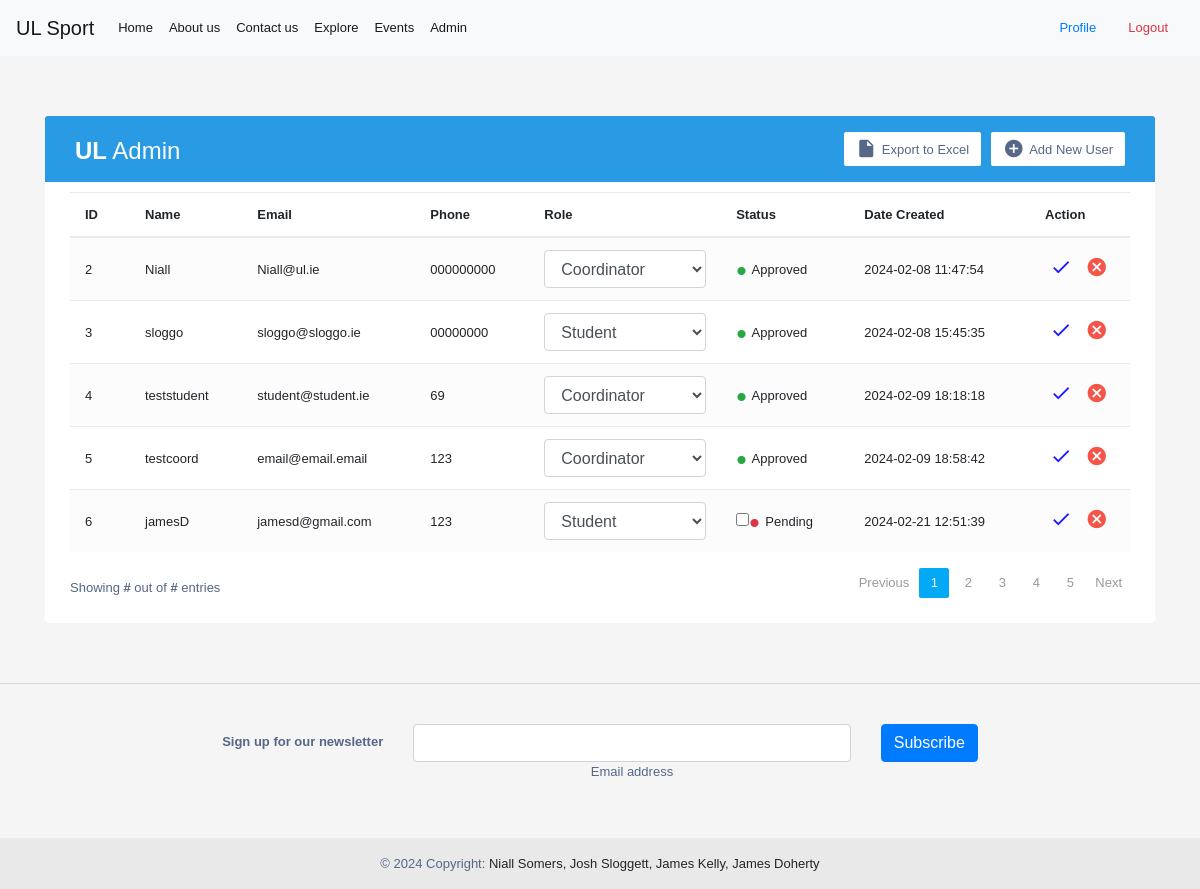
The page /admin (signed in) on the database as committed earlier.
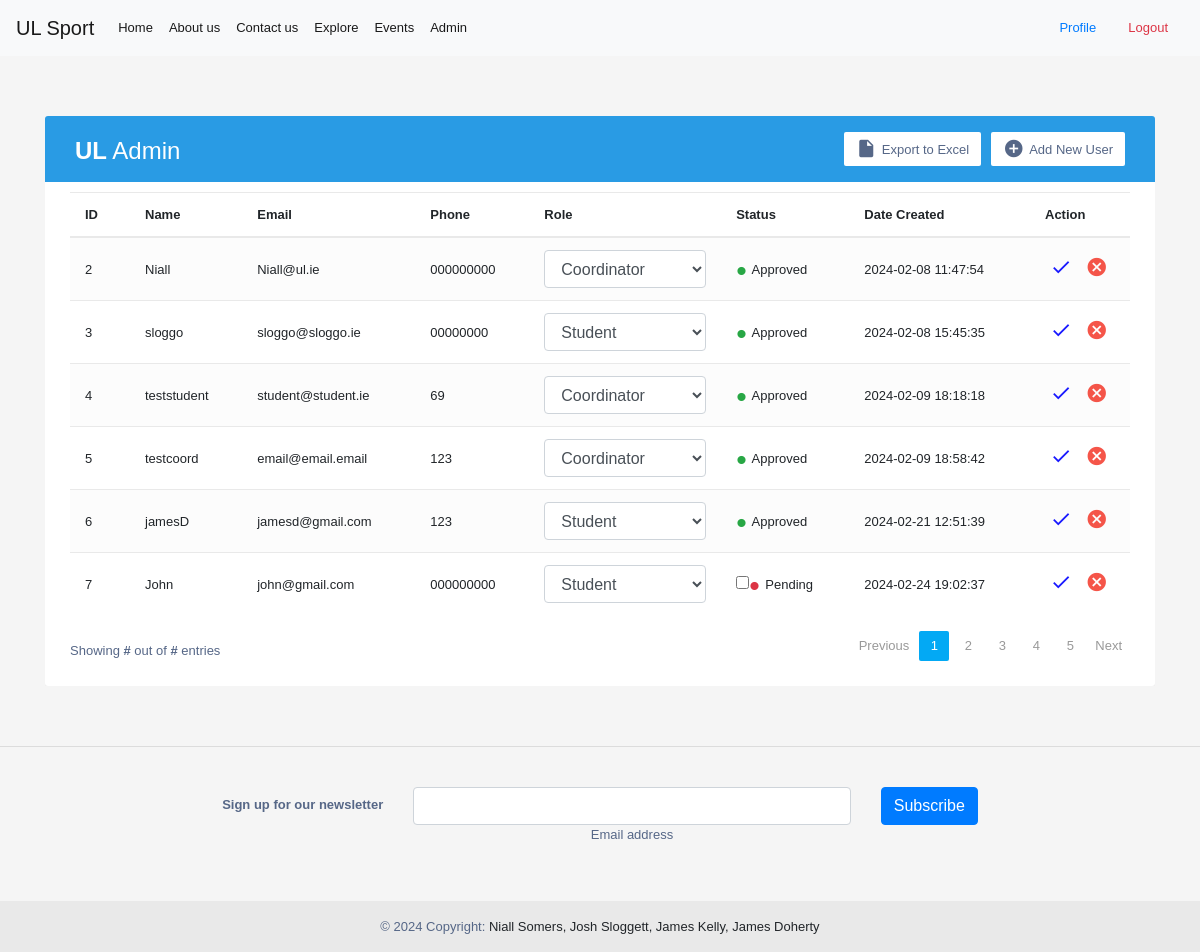
The same page on the database as committed later.
### tables this page shows
CREATE TABLE Users (
    UserID INTEGER PRIMARY KEY AUTOINCREMENT,
    Username TEXT NOT NULL,
    Password TEXT NOT NULL,
    Contact TEXT NOT NULL,
    Email TEXT NOT NULL,
    Role TEXT NOT NULL,
    ApprovalStatus TEXT DEFAULT 'Pending',
    CreatedAt TIMESTAMP DEFAULT CURRENT_TIMESTAMP,
    UpdatedAt TIMESTAMP DEFAULT CURRENT_TIMESTAMP
);

### permissionpages.py (the view)
def admin():
    if current_user is None:
        return render_template('/home.html',)
    else:
        conn = db.connect('db/user_data.db')
        cursor = conn.cursor()
        cursor.execute('SELECT * FROM Users WHERE UserID = ?', (current_user.id,))
        role_data = cursor.fetchone()
        cursor.execute('SELECT userid, username, email, contact, role, CreatedAt,approvalstatus FROM Users WHERE Role != \'Admin\'')
        user_data = cursor.fetchall()
        return render_template('/admin.html', current_user=current_user, role=role_data[5], users_data=user_data)

### app.py (called while the page is built)
@login_manager.user_loader
def load_user(user_id):
    conn = db.connect('db/user_data.db')
    cursor = conn.cursor()
    cursor.execute('SELECT * FROM Users WHERE UserID = ?', (user_id,))
    user_data = cursor.fetchone()
    conn.close()
    if user_data:
        return auth.User(user_data[0], user_data[1])

### templates/admin.html (shortened to what this page needs)
{% extends "base.html" %}
{% block content %}
{% if role == 'Admin' %}
<div class="container-xl">
    <div class="table-responsive">
        <div class="table-wrapper">
            <div class="table-title">
                <div class="row">
                    <div class="col-sm-5">
                        <h2><b>UL</b> Admin</h2>
                    </div>
                    <div class="col-sm-7">
                        <a href="#" class="btn btn-secondary"><i class="material-icons">&#xE147;</i> <span>Add New User</span></a>
                        <a href="#" class="btn btn-secondary"><i class="material-icons">&#xE24D;</i> <span>Export to Excel</span></a>
                    </div>
                </div>
            </div>
            <table class="table table-striped table-hover">
                <thead>
                    <tr>
                        <th>ID</th>
                        <th>Name</th>
                        <th>Email</th>
                        <th>Phone</th>
                        <th>Role</th>
                        <th>Status</th>
                        <th>Date Created</th>
                        <th>Action</th>
                    </tr>
                </thead>
                <tbody>
                {% for data in users_data %}
                    <tr>
                        <td>{{data[0]}}</td>
                        <td>{{data[1]}}</td>
                        <td>{{data[2]}}</td>
                        <td>{{data[3]}}</td>
                        <form method="post" action="{{ url_for('updateMember') }}">
                            <td>
                                        <select class="select form-control" id="select" name="role">
                                            <option value="Coordinator" {% if data[4] == "Coordinator" %}selected{% endif %}>Coordinator</option>
                                            <option value="Student" {% if data[4] == "Student" %}selected{% endif %}>Student</option>
                                        </select>
                            </td>
                            {% if data[6] != "Pending" %}
                                <td><input type="hidden" name="approval" value="on"/><span class="status text-success">&bull;</span> {{data[6]}}</td>
                            {% else %}
                                <td><input type="checkbox" name="approval"/><span class="status text-danger">&bull;</span> {{data[6]}}</td>
                            {% endif %}
                            <td>{{data[5]}}</td>
                            <td>
                                  <button type="submit" style="background: transparent; border: 0; padding: 0; color: blue;" class="update-user" title="Update User" data-toggle="tooltip">
                                    <i class="material-icons">&#xE5CA;</i>
                                  </button>
                                <a href="#" class="delete" title="Delete" data-toggle="tooltip"><i class="material-icons">&#xE5C9;</i></a>
                            </td>
                        </form>
                    </tr>
                    {% endfor %}
                </tbody>
            </table>
            <div class="clearfix">
                <div class="hint-text">Showing <b>#</b> out of <b>#</b> entries</div>
                <ul class="pagination">
                    <li class="page-item disabled"><a href="#">Previous</a></li>
                    <li class="page-item active"><a href="#" class="page-link">1</a></li>
                    <li class="page-item"><a href="#" class="page-link">2</a></li>
                    <li class="page-item "><a href="#" class="page-link">3</a></li>
                    <li class="page-item"><a href="#" class="page-link">4</a></li>
                    <li class="page-item"><a href="#" class="page-link">5</a></li>
                    <li class="page-item"><a href="#" class="page-link">Next</a></li>
                </ul>
            </div>
        </div>
    </div>
</div>
        {% else %}
        <p>{{current_user.username}} is not authorized to access this page!</p>
        {% endif %}
{% endblock %}

### templates/base.html (shortened to what this page needs)
<!DOCTYPE html>
<html lang="en">
<head>
        <link rel="stylesheet" href="https://cdn.jsdelivr.net/npm/bootstrap@4.6.2/dist/css/bootstrap.min.css">
</head>
<body>
    <nav class="navbar navbar-expand-lg navbar-light bg-light navbar sticky-top">
        <a class="navbar-brand" href="#">UL Sport</a>
        <div class="collapse navbar-collapse" id="navbarSupportedContent">
          <ul class="navbar-nav mr-auto">
            <li class="nav-item active">
              <a class="nav-link" href="{{url_for('home')}}">Home <span class="sr-only">(current)</span></a>
            </li>
            <li class="nav-item active">
              <a class="nav-link" href="{{url_for('about')}}">About us<span class="sr-only">(current)</span></a>
            </li>
            <li class="nav-item active">
              <a class="nav-link" href="{{url_for('contact')}}">Contact us<span class="sr-only">(current)</span></a>
            </li>
            <li class="nav-item active">
              <a class="nav-link" href="{{url_for('explore')}}">Explore<span class="sr-only">(current)</span></a>
            </li>
              <li class="nav-item active">
              <a class="nav-link" href="{{url_for('events')}}">Events<span class="sr-only">(current)</span></a>
              </li>
              {% if user_data.role == 'Admin' %}
            <li class="nav-item active">
              <a class="nav-link" href="{{url_for('admin')}}">Admin<span class="sr-only">(current)</span></a>
            </li>
              {% endif %}
          </ul>
            {% if not current_user.is_authenticated %}
            <a class="nav-link" href="{{url_for('login')}}">Login<span class="sr-only">(current)</span></a>
            {% else %}
            <a class="nav-link" href="{{url_for('profile')}}">Profile<span class="sr-only">(current)</span></a>
            <a class="nav-link text-danger" href="{{url_for('logout')}}">Logout<span class="sr-only">(current)</span></a>
            {% endif %}
          </div>
      </nav>
    <div id="content">
        {% block content %}{% endblock %}
    </div>
    <footer class="bg-body-tertiary text-center">
      <hr>
        <div class="container p-4 pb-0">
          <section class="">
            <form action="">
              <div class="row d-flex justify-content-center">
                <div class="col-auto">
                  <p class="pt-2">
                    <strong>Sign up for our newsletter</strong>
                  </p>
                </div>
                <div class="col-md-5 col-12">
                  <div data-mdb-input-init class="form-outline mb-4">
                    <input type="email" id="form5Example26" class="form-control" />
                    <label class="form-label" for="form5Example26">Email address</label>
                  </div>
                </div>
                <div class="col-auto">
                  <button data-mdb-ripple-init type="submit" class="btn btn-primary mb-4">
                    Subscribe
                  </button>
                </div>
              </div>
            </form>
          </section>
        </div>
        <div class="text-center p-3" style="background-color: rgba(0, 0, 0, 0.05);">
          © 2024 Copyright:
          <a class="text-body" href="https://mdbootstrap.com/">Niall Somers, Josh Sloggett, James Kelly, James Doherty</a>
        </div>
      </footer>
</body>
</html>

### templates/base.html (style rules this page uses)
footer { bottom:0; width: 100%; margin-top: 5%; }
body { min-height: 100vh; overflow-x: hidden; }
nav { margin-bottom: 5%; }

### templates/admin.html (style rules this page uses)
body { color: #566787; background: #f5f5f5; font-family: 'Varela Round', sans-serif; font-size: 13px; }
.table-responsive { margin: 30px 0; }
.table-wrapper { min-width: 1000px; background: #fff; padding: 20px 25px; border-radius: 3px; box-shadow: 0 1px 1px rgba(0,0,0,.05); }
.table-title { padding-bottom: 15px; background: #299be4; color: #fff; padding: 16px 30px; margin: -20px -25px 10px; border-radius: 3px 3px 0 0; }
.table-title h2 { margin: 5px 0 0; font-size: 24px; }
.table-title .btn { color: #566787; float: right; font-size: 13px; background: #fff; border: none; min-width: 50px; border-radius: 2px; border: none; outline: none !important; margin-left: 10px; }
.table-title .btn i { float: left; font-size: 21px; margin-right: 5px; }
.table-title .btn span { float: left; margin-top: 2px; }
table.table tr th, table.table tr td { border-color: #e9e9e9; padding: 12px 15px; vertical-align: middle; }
table.table tr th:first-child { width: 60px; }
table.table tr th:last-child { width: 100px; }
table.table-striped tbody tr:nth-of-type(odd) { background-color: #fcfcfc; }
table.table td:last-child i { opacity: 0.9; font-size: 22px; margin: 0 5px; }
table.table td a { font-weight: bold; color: #566787; display: inline-block; text-decoration: none; }
table.table td a.delete { color: #F44336; }
table.table td i { font-size: 19px; }
.status { font-size: 30px; margin: 2px 2px 0 0; display: inline-block; vertical-align: middle; line-height: 10px; }
.text-success { color: #10c469; }
.text-danger { color: #ff5b5b; }
.pagination { float: right; margin: 0 0 5px; }
.pagination li a { border: none; font-size: 13px; min-width: 30px; min-height: 30px; color: #999; margin: 0 2px; line-height: 30px; border-radius: 2px !important; text-align: center; padding: 0 6px; }
.pagination li.active a, .pagination li.active a.page-link { background: #03A9F4; }
.hint-text { float: left; margin-top: 10px; font-size: 13px; }

Rows that differ between the two databases and show on the page:
changed Users "jamesD": approval "☐" → (not shown); ApprovalStatus "Pending" → "Approved"
added Users: UserID "7", Username "John", Email "john@gmail.com", Contact "000000000", role "Student", ApprovalStatus "Pending", CreatedAt "2024-02-24 19:02:37"
